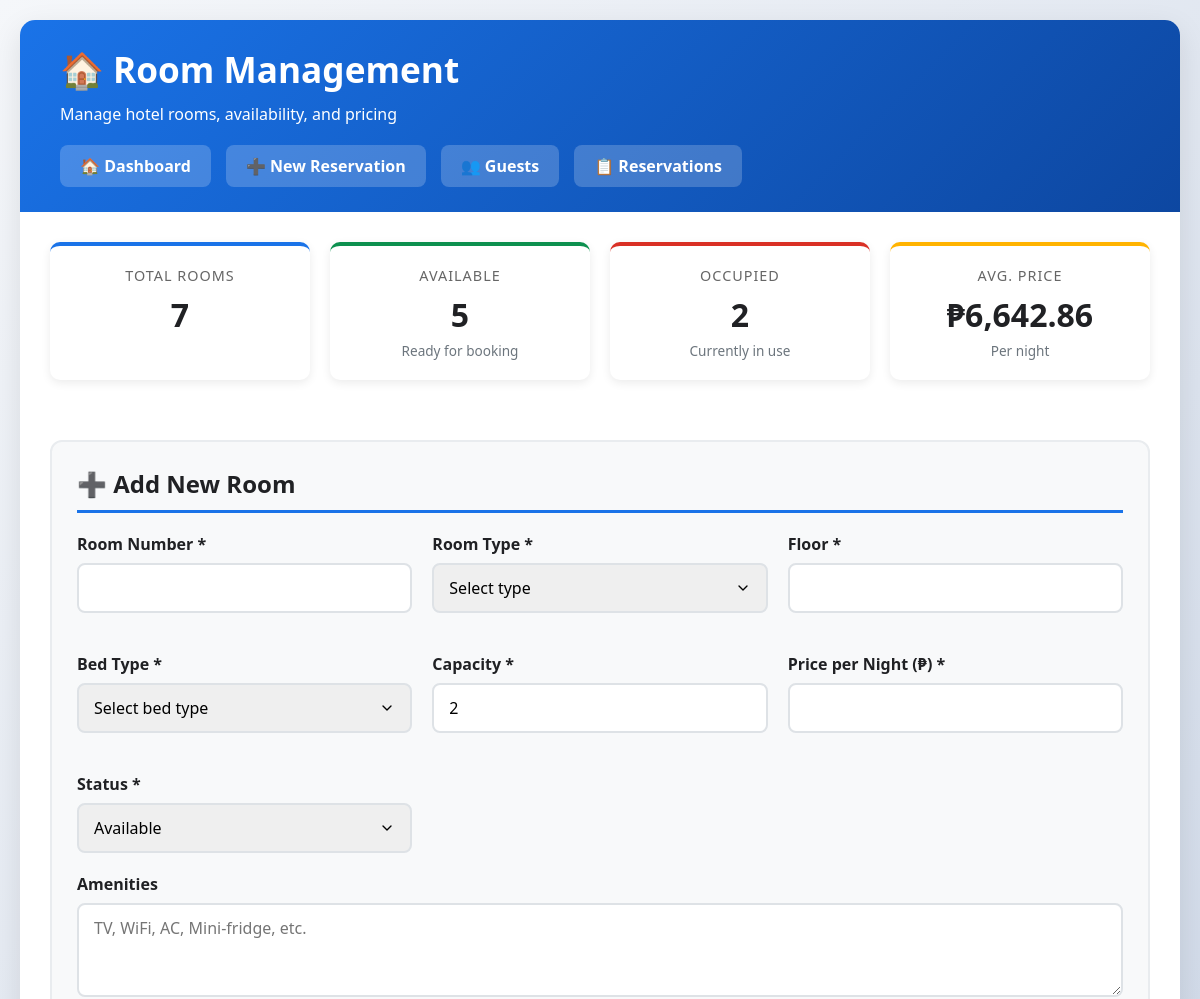
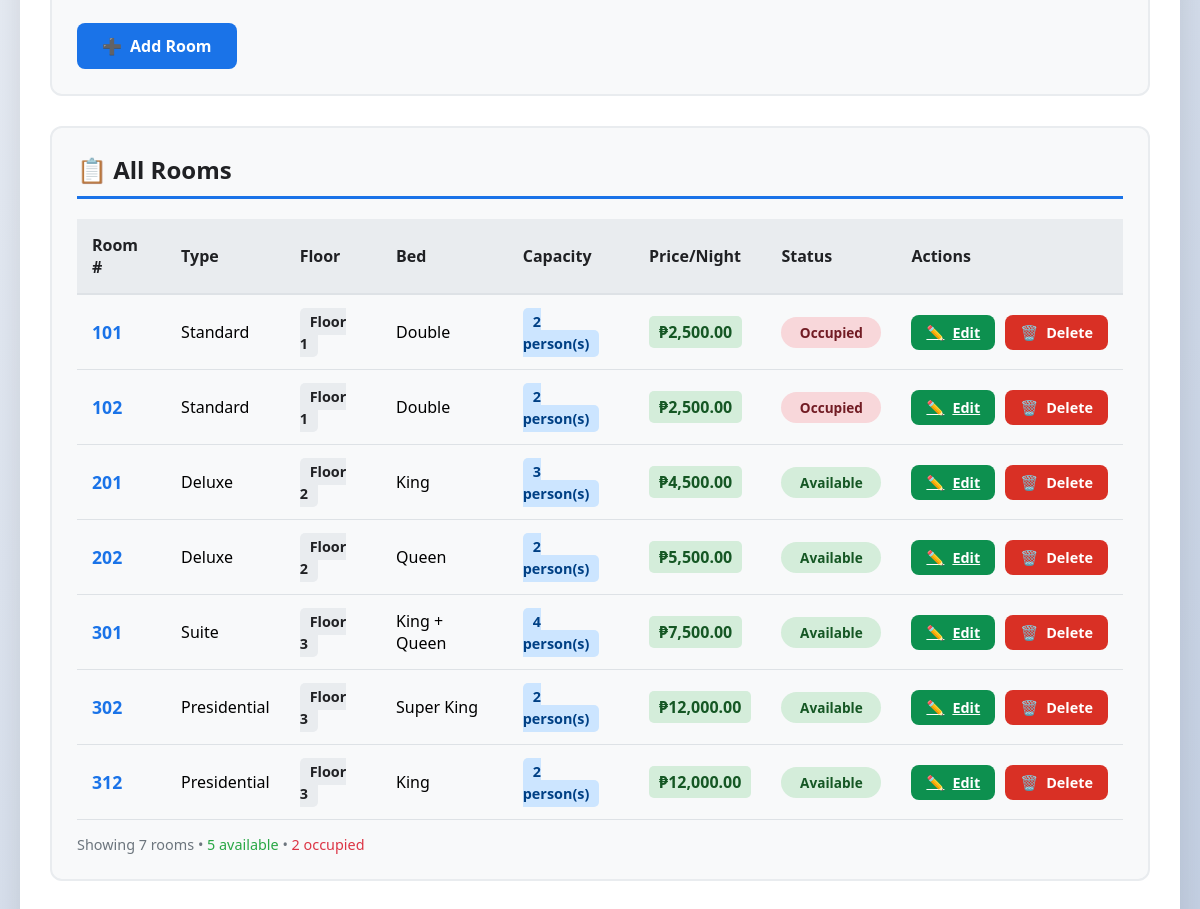
/hotel/rooms.php, run on the app's committed database (2 pictures, top to bottom).
### tables this page shows
CREATE TABLE `rooms` (
  `id` int(11) NOT NULL,
  `room_number` varchar(10) NOT NULL,
  `room_type` varchar(50) NOT NULL,
  `floor` int(11) NOT NULL,
  `bed_type` varchar(50) NOT NULL,
  `capacity` int(11) NOT NULL,
  `amenities` text DEFAULT NULL,
  `price_per_night` decimal(10,2) NOT NULL,
  `status` enum('available','occupied','maintenance','reserved') DEFAULT 'available',
  `created_at` timestamp NOT NULL DEFAULT current_timestamp(),
  `updated_at` timestamp NOT NULL DEFAULT current_timestamp() ON UPDATE current_timestamp()
);

### hotel/rooms.php (the view, shortened to what this page needs)
<?php
require_once 'hotel_config.php';
$rooms = $pdo->query("SELECT * FROM rooms ORDER BY room_number")->fetchAll();
$room_stats = $pdo->query("
    SELECT
        COUNT(*) as total,
        SUM(CASE WHEN status = 'available' THEN 1 ELSE 0 END) as available,
        SUM(CASE WHEN status = 'occupied' THEN 1 ELSE 0 END) as occupied,
        SUM(CASE WHEN status = 'reserved' THEN 1 ELSE 0 END) as reserved,
        SUM(CASE WHEN status = 'maintenance' THEN 1 ELSE 0 END) as maintenance,
        AVG(price_per_night) as avg_price
    FROM rooms
")->fetch();
$edit_room = null;
?>
<!DOCTYPE html>
<html lang="en">
<head>
</head>
<body>
    <div class="container">
        <div class="header">
            <h1>🏠 Room Management</h1>
            <p>Manage hotel rooms, availability, and pricing</p>
            <div class="nav-links">
                <a href="hotel_index.php" class="nav-btn">🏠 Dashboard</a>
                <a href="new_reservation.php" class="nav-btn">➕ New Reservation</a>
                <a href="guests.php" class="nav-btn">👥 Guests</a>
                <a href="reservations.php" class="nav-btn">📋 Reservations</a>
            </div>
        </div>
        <div class="stats-grid">
            <div class="stat-card blue">
                <div class="stat-label">Total Rooms</div>
                <div class="stat-value"><?php echo $room_stats['total']; ?></div>
            </div>
            <div class="stat-card green">
                <div class="stat-label">Available</div>
                <div class="stat-value"><?php echo $room_stats['available']; ?></div>
                <div class="stat-subtext">Ready for booking</div>
            </div>
            <div class="stat-card red">
                <div class="stat-label">Occupied</div>
                <div class="stat-value"><?php echo $room_stats['occupied']; ?></div>
                <div class="stat-subtext">Currently in use</div>
            </div>
            <div class="stat-card gold">
                <div class="stat-label">Avg. Price</div>
                <div class="stat-value">₱<?php echo number_format($room_stats['avg_price'], 2); ?></div>
                <div class="stat-subtext">Per night</div>
            </div>
        </div>
        <div class="content">
            <div class="card">
                <h2><?php echo $edit_room ? '✏️ Edit Room' : '➕ Add New Room'; ?></h2>
                <form method="POST">
                    <div class="form-grid">
                        <div class="form-group">
                            <label for="room_number">Room Number *</label>
                            <input type="text" id="room_number" name="room_number" class="form-control"
                                   value="<?php echo $edit_room ? htmlspecialchars($edit_room['room_number']) : ''; ?>"
                                   required maxlength="10">
                        </div>
                        <div class="form-group">
                            <label for="room_type">Room Type *</label>
                            <select id="room_type" name="room_type" class="form-control" required>
                                <option value="">Select type</option>
                            </select>
                        </div>
                        <div class="form-group">
                            <label for="floor">Floor *</label>
                            <input type="number" id="floor" name="floor" class="form-control"
                                   value="<?php echo $edit_room ? $edit_room['floor'] : ''; ?>"
                                   min="1" max="20" required>
                        </div>
                        <div class="form-group">
                            <label for="bed_type">Bed Type *</label>
                            <select id="bed_type" name="bed_type" class="form-control" required>
                                <option value="">Select bed type</option>
                            </select>
                        </div>
                        <div class="form-group">
                            <label for="capacity">Capacity *</label>
                            <input type="number" id="capacity" name="capacity" class="form-control"
                                   value="<?php echo $edit_room ? $edit_room['capacity'] : '2'; ?>"
                                   min="1" max="10" required>
                        </div>
                        <div class="form-group">
                            <label for="price_per_night">Price per Night (₱) *</label>
                            <input type="number" id="price_per_night" name="price_per_night" class="form-control"
                                   value="<?php echo $edit_room ? $edit_room['price_per_night'] : ''; ?>"
                                   step="0.01" min="0" required>
                        </div>
                        <div class="form-group">
                            <label for="status">Status *</label>
                            <select id="status" name="status" class="form-control" required>
                                <option value="available" <?php echo ($edit_room && $edit_room['status'] == 'available') ? 'selected' : ''; ?>>Available</option>
                            </select>
                        </div>
                    </div>
                    <div class="form-group">
                        <label for="amenities">Amenities</label>
                        <textarea id="amenities" name="amenities" class="form-control" rows="3"
                                  placeholder="TV, WiFi, AC, Mini-fridge, etc."><?php echo $edit_room ? htmlspecialchars($edit_room['amenities']) : ''; ?></textarea>
                    </div>
                    <div style="display: flex; gap: 15px; margin-top: 20px;">
                        <?php if ($edit_room): ?>
                            <button type="submit" name="edit_room" class="btn btn-success">
                                <span>💾</span> Update Room
                            </button>
                            <a href="rooms.php" class="btn btn-secondary">
                                <span>❌</span> Cancel
                            </a>
                        <?php else: ?>
                            <button type="submit" name="add_room" class="btn btn-primary">
                                <span>➕</span> Add Room
                            </button>
                        <?php endif; ?>
                    </div>
                </form>
            </div>
            <div class="card">
                <h2>📋 All Rooms</h2>
                <?php if (empty($rooms)): ?>
                    <div class="empty-state">
                        <div class="empty-state-icon">🏠</div>
                        <h3>No Rooms Found</h3>
                        <p>Add your first room using the form above</p>
                    </div>
                <?php else: ?>
                    <div class="table-container">
                        <table>
                            <thead>
                                <tr>
                                    <th>Room #</th>
                                    <th>Type</th>
                                    <th>Floor</th>
                                    <th>Bed</th>
                                    <th>Capacity</th>
                                    <th>Price/Night</th>
                                    <th>Status</th>
                                    <th>Actions</th>
                                </tr>
                            </thead>
                            <tbody>
                                <?php foreach ($rooms as $room): ?>
                                <tr>
                                    <td>
                                        <div class="room-number"><?php echo htmlspecialchars($room['room_number']); ?></div>
                                    </td>
                                    <td><?php echo htmlspecialchars($room['room_type']); ?></td>
                                    <td>
                                        <span class="floor-badge">Floor <?php echo $room['floor']; ?></span>
                                    </td>
                                    <td><?php echo htmlspecialchars($room['bed_type']); ?></td>
                                    <td>
                                        <span class="capacity-badge"><?php echo $room['capacity']; ?> person(s)</span>
                                    </td>
                                    <td>
                                        <span class="price-badge">₱<?php echo number_format($room['price_per_night'], 2); ?></span>
                                    </td>
                                    <td>
                                        <span class="status-badge status-<?php echo $room['status']; ?>">
                                            <?php echo ucfirst($room['status']); ?>
                                        </span>
                                    </td>
                                    <td>
                                        <div class="action-buttons">
                                            <a href="rooms.php?edit=<?php echo $room['id']; ?>" class="btn btn-success btn-small">
                                                <span>✏️</span> Edit
                                            </a>
                                            <form method="POST" onsubmit="return confirm('Are you sure you want to delete room <?php echo htmlspecialchars($room['room_number']); ?>?');" style="display: inline;">
                                                <button type="submit" name="delete_room" class="btn btn-danger btn-small">
                                                    <span>🗑️</span> Delete
                                                </button>
                                            </form>
                                        </div>
                                    </td>
                                </tr>
                                <?php endforeach; ?>
                            </tbody>
                        </table>
                    </div>
                    <p style="margin-top: 15px; color: #6c757d; font-size: 0.9rem;">
                        Showing <?php echo count($rooms); ?> rooms •
                        <span style="color: #28a745;"><?php echo $room_stats['available']; ?> available</span> •
                        <span style="color: #dc3545;"><?php echo $room_stats['occupied']; ?> occupied</span>
                    </p>
                <?php endif; ?>
            </div>
        </div>
    </div>
</body>
</html>

### hotel/rooms.php (style rules this page uses)
:root { --hotel-blue: #1a73e8; --hotel-green: #0d904f; --hotel-red: #d93025; --hotel-gold: #ffb300; --light-bg: #f8f9fa; --dark-text: #202124; }
* { margin: 0; padding: 0; box-sizing: border-box; font-family: 'Segoe UI', Tahoma, Geneva, Verdana, sans-serif; }
body { background: linear-gradient(135deg, #f5f7fa 0%, #c3cfe2 100%); min-height: 100vh; padding: 20px; }
.container { max-width: 1400px; margin: 0 auto; background: white; border-radius: 15px; box-shadow: 0 10px 30px rgba(0,0,0,0.1); overflow: hidden; }
.header { background: linear-gradient(135deg, var(--hotel-blue) 0%, #0d47a1 100%); color: white; padding: 25px 40px; }
.header h1 { font-size: 2.2rem; margin-bottom: 10px; display: flex; align-items: center; gap: 15px; }
.nav-links { display: flex; gap: 15px; margin-top: 20px; flex-wrap: wrap; }
.nav-btn { padding: 10px 20px; background: rgba(255,255,255,0.2); color: white; border-radius: 8px; text-decoration: none; font-weight: 600; transition: all 0.3s; }
.stats-grid { display: grid; grid-template-columns: repeat(auto-fit, minmax(200px, 1fr)); gap: 20px; margin: 30px; }
.stat-card { background: white; border-radius: 10px; padding: 20px; box-shadow: 0 3px 10px rgba(0,0,0,0.08); text-align: center; border-top: 4px solid; }
.stat-card.blue { border-color: var(--hotel-blue); }
.stat-card.green { border-color: var(--hotel-green); }
.stat-card.red { border-color: var(--hotel-red); }
.stat-card.gold { border-color: var(--hotel-gold); }
.stat-label { font-size: 0.9rem; color: #666; text-transform: uppercase; letter-spacing: 1px; margin-bottom: 8px; }
.stat-value { font-size: 2rem; font-weight: 700; color: var(--dark-text); }
.stat-subtext { font-size: 0.85rem; color: #6c757d; margin-top: 5px; }
.content { padding: 30px; }
.card { background: var(--light-bg); border-radius: 12px; padding: 25px; margin-bottom: 30px; border: 2px solid #e9ecef; }
.card h2 { color: var(--dark-text); margin-bottom: 20px; padding-bottom: 10px; border-bottom: 3px solid var(--hotel-blue); font-size: 1.5rem; display: flex; align-items: center; gap: 10px; }
.form-grid { display: grid; grid-template-columns: repeat(auto-fit, minmax(250px, 1fr)); gap: 20px; }
.form-group { margin-bottom: 20px; }
label { display: block; margin-bottom: 8px; color: var(--dark-text); font-weight: 600; }
.form-control { width: 100%; padding: 12px 15px; border: 2px solid #dee2e6; border-radius: 8px; font-size: 1rem; transition: border-color 0.3s; }
select.form-control { appearance: none; background-repeat: no-repeat; background-position: right 15px center; background-size: 1em; }
.btn { padding: 12px 25px; border: none; border-radius: 8px; font-size: 1rem; font-weight: 600; cursor: pointer; transition: all 0.3s; display: inline-flex; align-items: center; gap: 8px; }
.btn-primary { background: var(--hotel-blue); color: white; }
.btn-success { background: var(--hotel-green); color: white; }
.btn-danger { background: var(--hotel-red); color: white; }
.table-container { overflow-x: auto; margin-top: 20px; }
table { width: 100%; border-collapse: collapse; }
th { background: #e9ecef; color: var(--dark-text); padding: 15px; text-align: left; font-weight: 600; border-bottom: 2px solid #dee2e6; }
td { padding: 15px; border-bottom: 1px solid #dee2e6; vertical-align: middle; }
.status-badge { padding: 6px 12px; border-radius: 20px; font-size: 0.85rem; font-weight: 600; display: inline-block; text-align: center; min-width: 100px; }
.status-available { background: #d4edda; color: #155724; }
.status-occupied { background: #f8d7da; color: #721c24; }
.room-number { font-weight: 700; font-size: 1.1rem; color: var(--hotel-blue); }
.price-badge { background: #d4edda; color: #155724; padding: 5px 10px; border-radius: 5px; font-weight: 600; }
.action-buttons { display: flex; gap: 10px; }
.btn-small { padding: 8px 15px; font-size: 0.9rem; }
.floor-badge { background: #e9ecef; color: var(--dark-text); padding: 4px 10px; border-radius: 5px; font-weight: 600; font-size: 0.9rem; }
.capacity-badge { background: #cce5ff; color: #004085; padding: 4px 10px; border-radius: 5px; font-weight: 600; font-size: 0.9rem; }

### data on the page
rooms: room_number "101", room_type "Standard", floor "1", bed_type "Double", capacity "2", price_per_night "2,500.00", status "Occupied"
rooms: room_number "102", room_type "Standard", floor "1", bed_type "Double", capacity "2", price_per_night "2,500.00", status "Occupied"
rooms: room_number "201", room_type "Deluxe", floor "2", bed_type "King", capacity "3", price_per_night "4,500.00", status "Available"
rooms: room_number "202", room_type "Deluxe", floor "2", bed_type "Queen", capacity "2", price_per_night "5,500.00", status "Available"
rooms: room_number "301", room_type "Suite", floor "3", bed_type "King + Queen", capacity "4", price_per_night "7,500.00", status "Available"
rooms: room_number "302", room_type "Presidential", floor "3", bed_type "Super King", capacity "2", price_per_night "12,000.00", status "Available"
rooms: room_number "312", room_type "Presidential", floor "3", bed_type "King", capacity "2", price_per_night "12,000.00", status "Available"

### other printed values
$room_stats['total'] "7"
$room_stats['available'] "5"
$room_stats['occupied'] "2"
$room_stats['avg_price'] "6,642.86"
count($rooms) "7"
